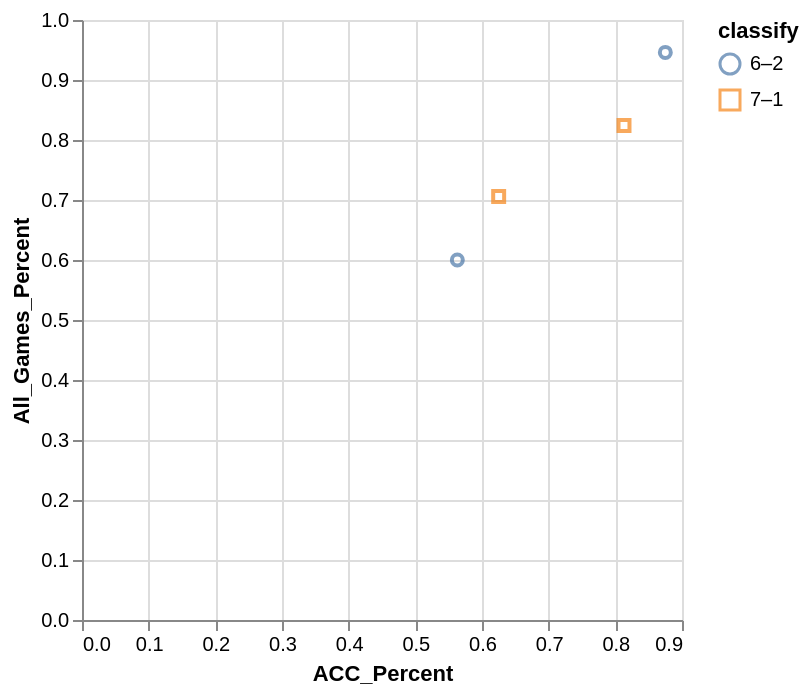

The specification (Vega-Lite) saved for this image:
### Vega-Lite specification from a JSON file in a GitHub repository (floating-point values rounded to 4 significant figures)
{"data": {"values": [{"x_data": 0.875, "y_data": 0.946, "classify": "6–2"}, {"x_data": 0.563, "y_data": 0.6, "classify": "6–2"}, {"x_data": 0.625, "y_data": 0.706, "classify": "7–1"}, {"x_data": 0.813, "y_data": 0.824, "classify": "7–1"}]}, "mark": "point", "encoding": {"x": {"field": "x_data", "type": "quantitative", "title": "ACC_Percent", "scale": {"zero": "false"}}, "y": {"field": "y_data", "type": "quantitative", "title": "All_Games_Percent", "scale": {"zero": "false"}}, "color": {"field": "classify", "type": "nominal"}, "shape": {"field": "classify", "type": "nominal"}}}
